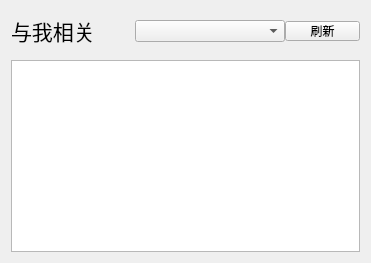
        <widget class="QWidget" name="MyCreate">
         <layout class="QGridLayout" name="gridLayout">
          <property name="spacing">
           <number>9</number>
          </property>
          <item row="0" column="0">
           <widget class="QWidget" name="widget_mycreate_nav" native="true">
            <property name="enabled">
             <bool>true</bool>
            </property>
            <property name="minimumSize">
             <size>
              <width>0</width>
              <height>40</height>
             </size>
            </property>
            <layout class="QHBoxLayout" name="horizontalLayout_4">
             <property name="spacing">
              <number>0</number>
             </property>
             <property name="leftMargin">
              <number>0</number>
             </property>
             <property name="topMargin">
              <number>0</number>
             </property>
             <property name="rightMargin">
              <number>0</number>
             </property>
             <property name="bottomMargin">
              <number>0</number>
             </property>
             <item>
              <widget class="QLabel" name="label_3">
               <property name="font">
                <font>
                 <family>楷体</family>
                 <pointsize>16</pointsize>
                </font>
               </property>
               <property name="text">
                <string>与我相关</string>
               </property>
              </widget>
             </item>
             <item>
              <spacer name="horizontalSpacer_31">
               <property name="orientation">
                <enum>Qt::Horizontal</enum>
               </property>
               <property name="sizeHint" stdset="0">
                <size>
                 <width>40</width>
                 <height>20</height>
                </size>
               </property>
              </spacer>
             </item>
             <item>
              <widget class="QComboBox" name="comboBox_choose_about_me">
               <property name="minimumSize">
                <size>
                 <width>150</width>
                 <height>20</height>
                </size>
               </property>
               <property name="cursor">
                <cursorShape>PointingHandCursor</cursorShape>
               </property>
               <property name="toolTip">
                <string>选择显示的内容</string>
               </property>
               <property name="toolTipDuration">
                <number>1</number>
               </property>
              </widget>
             </item>
             <item>
              <widget class="QPushButton" name="pushButton_my_create_update">
               <property name="minimumSize">
                <size>
                 <width>75</width>
                 <height>20</height>
                </size>
               </property>
               <property name="maximumSize">
                <size>
                 <width>75</width>
                 <height>20</height>
                </size>
               </property>
               <property name="cursor">
                <cursorShape>PointingHandCursor</cursorShape>
               </property>
               <property name="text">
                <string>刷新</string>
               </property>
              </widget>
             </item>
            </layout>
           </widget>
          </item>
          <item row="1" column="0">
           <widget class="MyListWidget" name="listWidget_my_create">
            <property name="spacing">
             <number>20</number>
            </property>
           </widget>
          </item>
         </layout>
        </widget>
